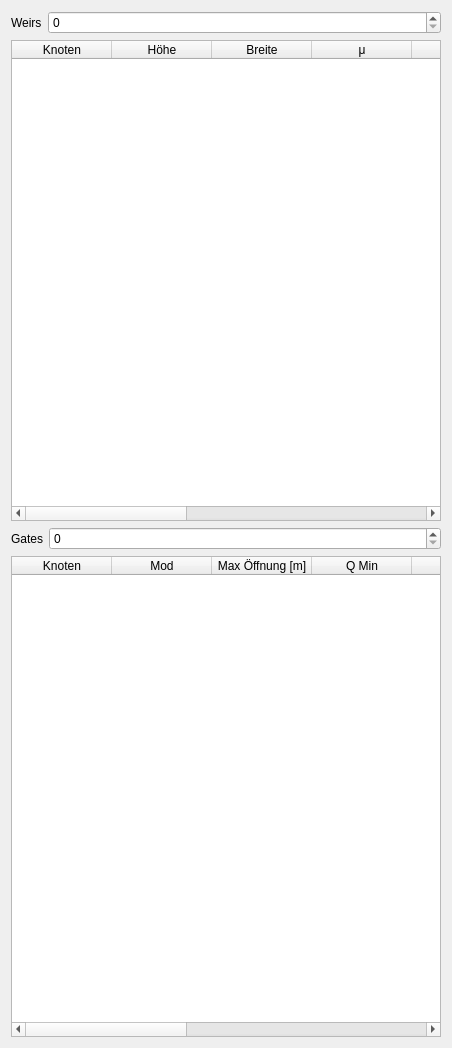
         <widget class="QWidget" name="page">
          <property name="geometry">
           <rect>
            <x>0</x>
            <y>0</y>
            <width>452</width>
            <height>1048</height>
           </rect>
          </property>
          <attribute name="label">
           <string>Wehre und Steuerbare Durchlässe</string>
          </attribute>
          <layout class="QVBoxLayout" name="verticalLayout_13">
           <item>
            <layout class="QFormLayout" name="formLayout_15">
             <item row="0" column="0">
              <widget class="QLabel" name="label_40">
               <property name="text">
                <string>Weirs</string>
               </property>
              </widget>
             </item>
             <item row="0" column="1">
              <widget class="QSpinBox" name="p_nweirs">
               <property name="maximum">
                <number>99999</number>
               </property>
              </widget>
             </item>
            </layout>
           </item>
           <item>
            <widget class="QTableWidget" name="p_weir_table">
             <property name="alternatingRowColors">
              <bool>true</bool>
             </property>
             <column>
              <property name="text">
               <string>Knoten</string>
              </property>
              <property name="toolTip">
               <string>Knoten Nummer</string>
              </property>
             </column>
             <column>
              <property name="text">
               <string>Höhe</string>
              </property>
              <property name="toolTip">
               <string>Höhe</string>
              </property>
             </column>
             <column>
              <property name="text">
               <string>Breite</string>
              </property>
              <property name="toolTip">
               <string>Breite</string>
              </property>
             </column>
             <column>
              <property name="text">
               <string>μ</string>
              </property>
              <property name="toolTip">
               <string>&lt;html&gt;&lt;head/&gt;&lt;body&gt;&lt;p&gt;μ &amp;lt;0: beliebiger Querschnitt&lt;/p&gt;&lt;p&gt;μ &amp;gt;0: Trapezquerschnitt mit Böschungsneigung links und rechts&lt;/p&gt;&lt;/body&gt;&lt;/html&gt;</string>
              </property>
             </column>
             <column>
              <property name="text">
               <string>wneil</string>
              </property>
              <property name="toolTip">
               <string>&lt;html&gt;&lt;head/&gt;&lt;body&gt;&lt;p&gt;wenn μ&amp;gt;0&lt;/p&gt;&lt;p&gt;&lt;br/&gt;&lt;/p&gt;&lt;p&gt;Trapezquerschnitt mit Böschungsneigung links&lt;/p&gt;&lt;/body&gt;&lt;/html&gt;</string>
              </property>
             </column>
             <column>
              <property name="text">
               <string>wneir</string>
              </property>
              <property name="toolTip">
               <string>&lt;html&gt;&lt;head/&gt;&lt;body&gt;&lt;p&gt;wenn μ&amp;gt;0&lt;/p&gt;&lt;p&gt;&lt;br/&gt;&lt;/p&gt;&lt;p&gt;Trapezquerschnitt mit Böschungsneigung rechts&lt;/p&gt;&lt;/body&gt;&lt;/html&gt;</string>
              </property>
             </column>
             <column>
              <property name="text">
               <string>iraus</string>
              </property>
              <property name="toolTip">
               <string>&lt;!DOCTYPE HTML PUBLIC &quot;-//W3C//DTD HTML 4.0//EN&quot; &quot;http://www.w3.org/TR/REC-html40/strict.dtd&quot;&gt;
&lt;html&gt;&lt;head&gt;&lt;meta name=&quot;qrichtext&quot; content=&quot;1&quot; /&gt;&lt;style type=&quot;text/css&quot;&gt;
p, li { white-space: pre-wrap; }
&lt;/style&gt;&lt;/head&gt;&lt;body style=&quot; font-family:'MS Shell Dlg 2'; font-size:8pt; font-weight:400; font-style:normal;&quot;&gt;
&lt;p style=&quot; margin-top:0px; margin-bottom:0px; margin-left:0px; margin-right:0px; -qt-block-indent:0; text-indent:0px;&quot;&gt;iraus = 0: Funktion ausgeschaltet&lt;/p&gt;
&lt;p style=&quot; margin-top:0px; margin-bottom:0px; margin-left:0px; margin-right:0px; -qt-block-indent:0; text-indent:0px;&quot;&gt;iraus = 1: &lt;span style=&quot; font-family:'Calibri,sans-serif';&quot;&gt;wird gesetzt, wenn das Wehr rausgeworfen werden darf (für den Fall ,dass es rückgestaut wird)&lt;/span&gt;&lt;/p&gt;&lt;/body&gt;&lt;/html&gt;</string>
              </property>
             </column>
             <column>
              <property name="text">
               <string>v2co</string>
              </property>
              <property name="toolTip">
               <string>&lt;html&gt;&lt;head/&gt;&lt;body&gt;&lt;p&gt;beiwert&lt;/p&gt;&lt;p&gt;&lt;br/&gt;&lt;/p&gt;&lt;/body&gt;&lt;/html&gt;</string>
              </property>
             </column>
             <column>
              <property name="text">
               <string>ccfak</string>
              </property>
              <property name="toolTip">
               <string>&lt;html&gt;&lt;head/&gt;&lt;body&gt;&lt;p&gt;wehr beiwert&lt;/p&gt;&lt;/body&gt;&lt;/html&gt;</string>
              </property>
             </column>
             <column>
              <property name="text">
               <string>HQ-Dat</string>
              </property>
              <property name="toolTip">
               <string>&lt;html&gt;&lt;head/&gt;&lt;body&gt;&lt;p&gt;Datei&lt;/p&gt;&lt;/body&gt;&lt;/html&gt;</string>
              </property>
             </column>
            </widget>
           </item>
           <item>
            <layout class="QFormLayout" name="formLayout_16">
             <item row="0" column="0">
              <widget class="QLabel" name="label_41">
               <property name="text">
                <string>Gates</string>
               </property>
              </widget>
             </item>
             <item row="0" column="1">
              <widget class="QSpinBox" name="p_ngates">
               <property name="maximum">
                <number>9999</number>
               </property>
              </widget>
             </item>
            </layout>
           </item>
           <item>
            <widget class="QTableWidget" name="p_gate_table">
             <property name="alternatingRowColors">
              <bool>true</bool>
             </property>
             <column>
              <property name="text">
               <string>Knoten</string>
              </property>
             </column>
             <column>
              <property name="text">
               <string>Mod</string>
              </property>
              <property name="toolTip">
               <string>&lt;html&gt;&lt;head/&gt;&lt;body&gt;&lt;p&gt;Wenn Gate openning &amp;gt; Maximum Depth:&lt;/p&gt;&lt;p&gt;&lt;br/&gt;&lt;/p&gt;&lt;p&gt;Gate wird nur nachgeführt, wenn Mod = 'N'&lt;/p&gt;&lt;/body&gt;&lt;/html&gt;</string>
              </property>
             </column>
             <column>
              <property name="text">
               <string>Max Öffnung [m]</string>
              </property>
              <property name="toolTip">
               <string>&lt;html&gt;&lt;head/&gt;&lt;body&gt;&lt;p&gt;Maximale Durchlassöffnunf für den ersten Durchlass [m], &lt;/p&gt;&lt;p&gt;bleibt die Öffnung konstant, so ist dieser Wert mit negativem&lt;/p&gt;&lt;p&gt;Vorzeichen anzugeben&lt;/p&gt;&lt;/body&gt;&lt;/html&gt;</string>
              </property>
             </column>
             <column>
              <property name="text">
               <string>Q Min</string>
              </property>
              <property name="toolTip">
               <string>&lt;html&gt;&lt;head/&gt;&lt;body&gt;&lt;p&gt;Q Min, &lt;/p&gt;&lt;p&gt;Default: 0.010&lt;/p&gt;&lt;/body&gt;&lt;/html&gt;</string>
              </property>
             </column>
             <column>
              <property name="text">
               <string>Q Max</string>
              </property>
              <property name="toolTip">
               <string>&lt;html&gt;&lt;head/&gt;&lt;body&gt;&lt;p&gt;Q Max,&lt;/p&gt;&lt;p&gt;Default: -0.010&lt;/p&gt;&lt;/body&gt;&lt;/html&gt;</string>
              </property>
             </column>
             <column>
              <property name="text">
               <string>Tol</string>
              </property>
              <property name="toolTip">
               <string>&lt;html&gt;&lt;head/&gt;&lt;body&gt;&lt;p&gt;Tol,&lt;/p&gt;&lt;p&gt;Default: 0.05&lt;/p&gt;&lt;/body&gt;&lt;/html&gt;</string>
              </property>
             </column>
             <column>
              <property name="text">
               <string>μ</string>
              </property>
              <property name="toolTip">
               <string>&lt;html&gt;&lt;head/&gt;&lt;body&gt;&lt;p&gt;mue,&lt;/p&gt;&lt;p&gt;Default: 0.75&lt;/p&gt;&lt;/body&gt;&lt;/html&gt;</string>
              </property>
             </column>
             <column>
              <property name="text">
               <string>Gatmin</string>
              </property>
              <property name="toolTip">
               <string>&lt;html&gt;&lt;head/&gt;&lt;body&gt;&lt;p&gt;Gatmin,&lt;/p&gt;&lt;p&gt;Default: 0.01&lt;/p&gt;&lt;/body&gt;&lt;/html&gt;</string>
              </property>
             </column>
             <column>
              <property name="text">
               <string>Gatwso</string>
              </property>
             </column>
             <column>
              <property name="text">
               <string>Datei</string>
              </property>
             </column>
            </widget>
           </item>
          </layout>
         </widget>
